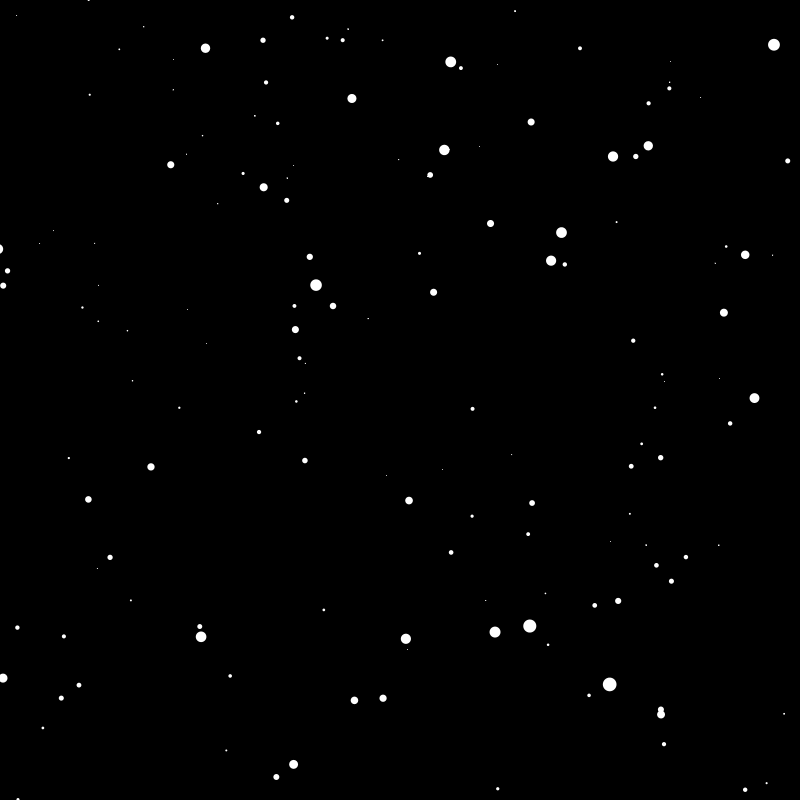
Frame 1 (no input)
Frame 60 (the mouse pressed at the canvas centre just before this capture): identical to frame 1, image omitted
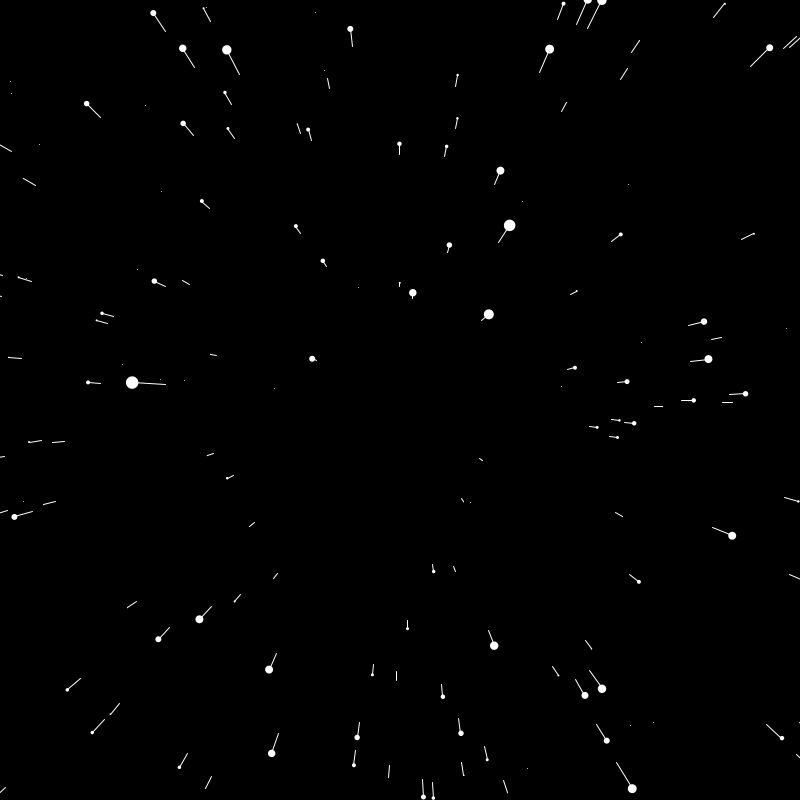
Frame 120 (the mouse held since frame 60 and released just before this capture)

The Processing sketch that drew these frames (run headless with seeded random() and noise(); from frame 60 on, the mouse is pressed at the canvas centre):

// Processing sketch: starsmax
// ── starsmax.pde
Star[] stars = new Star[1600];
float speed;
void setup(){
  size(800,800);
  for(int i=0;i<stars.length;i++) {
    stars[i]=new Star();
  }
}
void draw() {
  speed=map(mouseX,0,width,0,50);
  background(0);
  translate(width/2,height/2);
  for(int i=0;i<stars.length;i++) {
    stars[i].update();
    stars[i].show();
  }
}
// ── Star.pde
class Star {
  float x,y,z,pz;
  
  Star() {
    x=random(-width,width);
    y=random(-height,height);
    z=random(width);
    pz=z;
  }
  
  void update() {
    z=z-speed;
    if(z<1) {
      z=width;
      x=random(-width,width);
      y=random(-height,height);
      pz=z;
    }
  }
  
  void show() {
    fill(255);
    noStroke();
    
    float sx=map(x/z,0,1,0,width);
    float sy=map(y/z,0,1,0,height);
    float r=map(z,0,width,16,0);
    
    ellipse(sx,sy,r,r);
    
    float px=map(x/pz,0,1,0,width);
    float py=map(y/pz,0,1,0,height);
    pz=z;
    stroke(255);
    line(px,py,sx,sy);
    
    px=sx;
    py=sy;
  }
}
